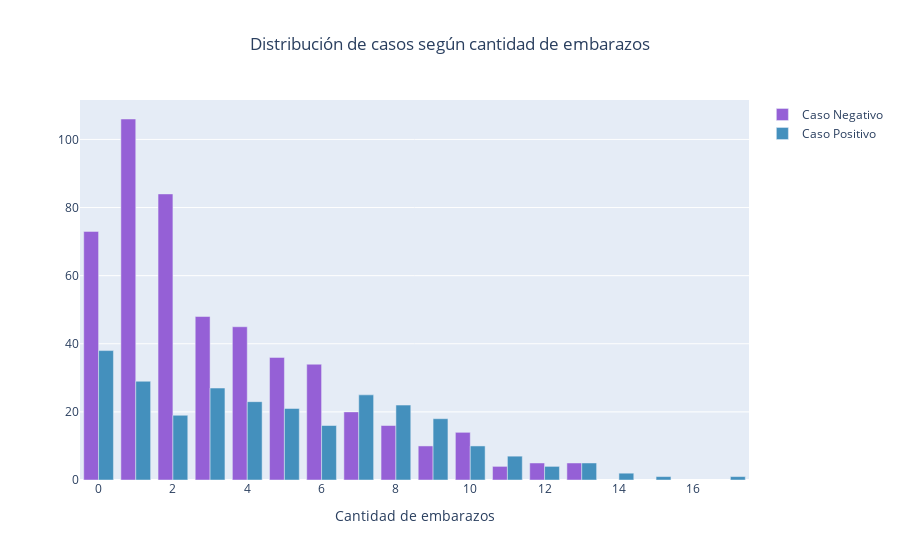

The code cell stored with this chart in its notebook:
### Markdown cell above
Notamos que hay una mayor cantidad de observaciones de personas sin diabetes en comparación con aquellas que sí la tienen. Esto implica que será más fácil predecir el resultado negativo (ausencia de diabetes) que el positivo (presencia de diabetes) en nuestro modelo.

### Code cell
Cant_por_embarazo = df.groupby(['Outcome','Pregnancies']).size().reset_index(name='cantidad')
Cant_por_embarazo_pos = Cant_por_embarazo[Cant_por_embarazo['Outcome'] == 1 ]
Cant_por_embarazo_neg = Cant_por_embarazo[Cant_por_embarazo['Outcome'] == 0 ]

fig = go.Figure()

fig.add_trace(
    go.Bar(
        y=Cant_por_embarazo_neg['cantidad'],
        x=Cant_por_embarazo_neg['Pregnancies'],
        orientation='v',
        name='Caso Negativo',
        marker=dict(color='#9560d6')
    )
)

fig.add_trace(
    go.Bar(
        y=Cant_por_embarazo_pos['cantidad'],
        x=Cant_por_embarazo_pos['Pregnancies'],
        orientation='v',
        name='Caso Positivo',
        marker=dict(color='#4490bd')
    )
)


fig.update_layout(
    title = 'Distribución de casos según cantidad de embarazos',
    title_x=0.5,
    barmode='group',
    xaxis_title='Cantidad de embarazos',
)

fig.show()

### Figure 1 — Plotly figure (JSON) as saved in the notebook; plotly's stock layout.template omitted (floating-point values rounded to 4 significant figures)
{"data": [{"marker": {"color": "#9560d6"}, "name": "Caso Negativo", "orientation": "v", "type": "bar", "x": [0, 1, 2, 3, 4, 5, 6, 7, 8, 9, 10, 11, 12, 13], "y": [73, 106, 84, 48, 45, 36, 34, 20, 16, 10, 14, 4, 5, 5]}, {"marker": {"color": "#4490bd"}, "name": "Caso Positivo", "orientation": "v", "type": "bar", "x": [0, 1, 2, 3, 4, 5, 6, 7, 8, 9, 10, 11, 12, 13, 14, 15, 17], "y": [38, 29, 19, 27, 23, 21, 16, 25, 22, 18, 10, 7, 4, 5, 2, 1, 1]}], "layout": {"barmode": "group", "title": {"text": "Distribución de casos según cantidad de embarazos", "x": 0.5}, "xaxis": {"title": {"text": "Cantidad de embarazos"}}}}
